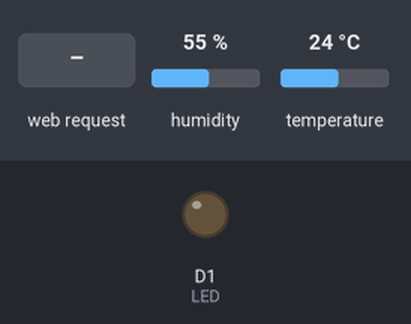
The sketch below on a simulated ESP8266 (NodeMCU). Shown: output pins drawn as LEDs (lit = HIGH). The inputs (shaded band) are chosen by the test bench; at power-on: humidity 55 %, temperature 24 °C. WiFi joins after 1.5 s; servers stay silent unless stated; what the sketch prints to the serial monitor is not drawn.

Above: at 3.1 s.
3.2 s: HTTP request GET /LED=ON received
At 4.0 s:
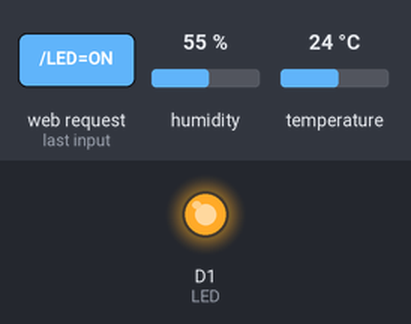
4.7 s: HTTP request GET /LED=OFF received
At 5.1 s:
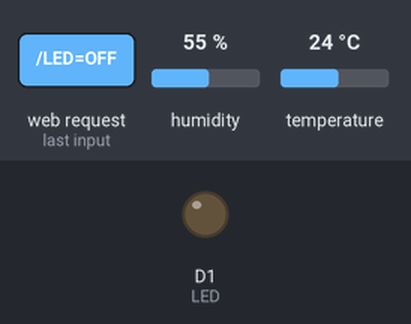
Timing chart, 0 to 7.7 s (numbered marks = the images above; inputs shaded):
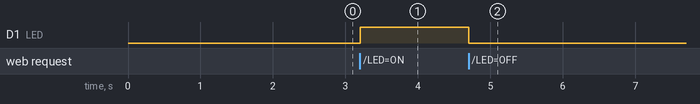

Measured:
- after the input at 3.2 s, D1 (LED): LOW → HIGH at once
- after the input at 4.7 s, D1 (LED): HIGH → LOW at once

The sketch:

proyecto_iot_v2.ino
```cpp
// (licence header left out)
// REQUIRES the following Arduino libraries:
// - DHT Sensor Library: https://github.com/adafruit/DHT-sensor-library
// - Adafruit Unified Sensor Lib: https://github.com/adafruit/Adafruit_Sensor

#include <ESP8266WiFi.h>
#include <Adafruit_Sensor.h>
#include <DHT.h>
#include <DHT_U.h>

#define DHTPIN 2     // Digital pin connected to the DHT sensor
// Feather HUZZAH ESP8266 note: use pins 3, 4, 5, 12, 13 or 14 --
// Pin 15 can work but DHT must be disconnected during program upload.

// Uncomment the type of sensor in use:
#define DHTTYPE    DHT11     // DHT 11
// #define DHTTYPE    DHT22     // DHT 22 (AM2302)
//#define DHTTYPE    DHT21     // DHT 21 (AM2301)

// See guide for details on sensor wiring and usage:
//   https://learn.adafruit.com/dht/overview
DHT_Unified dht(DHTPIN, DHTTYPE);

WiFiServer server(80);


#define LED D1 // LED

uint32_t delayMS;
int ValueRead=2;
int myflag=0;
const char* ssid = "GOSA";
const char* password = "GOSA2022";
float Temperature;
float Humidity;

void setup()
{
  Serial.begin(9600);
  // Initialize device.
  dht.begin();
  Serial.println(F("DHT11 Unified Sensor"));
  // Print temperature sensor details.
  sensor_t sensor;
  dht.temperature().getSensor(&sensor);
  Serial.println(F("------------------------------------"));
  Serial.println(F("Temperature Sensor"));
  Serial.print  (F("Sensor Type: ")); Serial.println(sensor.name);
  Serial.print  (F("Driver Ver:  ")); Serial.println(sensor.version);
  Serial.print  (F("Unique ID:   ")); Serial.println(sensor.sensor_id);
  Serial.print  (F("Max Value:   ")); Serial.print(sensor.max_value); Serial.println(F("°C"));
  Serial.print  (F("Min Value:   ")); Serial.print(sensor.min_value); Serial.println(F("°C"));
  Serial.print  (F("Resolution:  ")); Serial.print(sensor.resolution); Serial.println(F("°C"));
  Serial.println(F("------------------------------------"));
  // Print humidity sensor details.
  dht.humidity().getSensor(&sensor);
  Serial.println(F("Humidity Sensor"));
  Serial.print  (F("Sensor Type: ")); Serial.println(sensor.name);
  Serial.print  (F("Driver Ver:  ")); Serial.println(sensor.version);
  Serial.print  (F("Unique ID:   ")); Serial.println(sensor.sensor_id);
  Serial.print  (F("Max Value:   ")); Serial.print(sensor.max_value); Serial.println(F("%"));
  Serial.print  (F("Min Value:   ")); Serial.print(sensor.min_value); Serial.println(F("%"));
  Serial.print  (F("Resolution:  ")); Serial.print(sensor.resolution); Serial.println(F("%"));
  Serial.println(F("------------------------------------"));
  // Set delay between sensor readings based on sensor details.
  delayMS = sensor.min_delay / 1000;

  pinMode(LED, OUTPUT);
  digitalWrite(LED, LOW); //LED comienza apagado

  // Connect to WiFi network
  Serial.println();
  Serial.println();
  Serial.print("Connecting to ");
  Serial.println(ssid);

  WiFi.begin(ssid, password);

  while (WiFi.status() != WL_CONNECTED) {
    delay(500);
    Serial.print(".");
  }
  Serial.println("");
  Serial.println("WiFi connected");

  // Start the server
  server.begin();
  Serial.println("Server started");

  // Print the IP address
  Serial.print("Use this URL to connect: ");
  Serial.print("http://");
  Serial.print(WiFi.localIP());
  Serial.println("/");

}

void loop()
{
  // Check if a client has connected
  WiFiClient client = server.available();
  if (!client) {
    return;
  }

  // Wait until the client sends some data
  Serial.println("new client");
  while(!client.available()){
    delay(1);
  }

  // Read the first line of the request
  String request = client.readStringUntil('\r');
  Serial.println(request);
  client.flush();

  // Match the request

  int value = HIGH;
  if (request.indexOf("/LED=ON") != -1)  {
    digitalWrite(LED, HIGH);
    Serial.println("Prendido");
    value = HIGH;
  }
  if (request.indexOf("/LED=OFF") != -1)  {
    digitalWrite(LED, LOW);
    Serial.println("Apagado");
    value = LOW;
  }

  // Return the response
  client.println("HTTP/1.1 200 OK");
  client.println("Content-Type: text/html");
  client.println(""); //  do not forget this one
  client.println("<!DOCTYPE HTML>");
  client.println("<html>");

  client.print("LED is now: ");

  if(value == LOW) {
  client.print("Off");
  } else {
  client.print("On");
  }
  client.println("<br><br>");
  client.println("<a href=\"/LED=ON\"\"><button>Turn On </button></a>");
  client.println("<a href=\"/LED=OFF\"\"><button>Turn Off </button></a><br />");
  client.println("</html>");

  // Get temperature event and print its value.
  sensors_event_t event;
  dht.temperature().getEvent(&event);
  if (isnan(event.temperature)) {
    Serial.println(F("Error reading temperature!"));
    Temperature = -99;
  }
  else {
    Serial.print(F("Temperature: "));
    Temperature = event.temperature;
    Serial.print(Temperature);
    Serial.println(F("°C"));
  }

  client.println("<br><br>");
  client.print("Temperature: ");
  client.print(Temperature);
  client.print("C");

  // Get humidity event and print its value.
  dht.humidity().getEvent(&event);
  if (isnan(event.relative_humidity)) {
    Serial.println(F("Error reading humidity!"));
    Humidity = -99;
  }
  else {
    Serial.print(F("Humidity: "));
    Humidity = event.relative_humidity;
    Serial.print(Humidity);
    Serial.println(F("%"));
  }

  client.println("<br><br>");
  client.print("Humidity: ");
  client.print(Humidity);
  client.print("%");

  delay(1);
  Serial.println("Client disconnected");
  Serial.println("");

}
```
